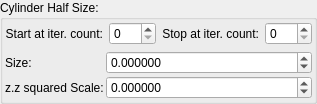
    <widget class="QGroupBox" name="groupBox">
     <property name="title">
      <string>Cylinder Half Size:</string>
     </property>
     <layout class="QVBoxLayout" name="verticalLayout_3">
      <property name="leftMargin">
       <number>2</number>
      </property>
      <property name="topMargin">
       <number>2</number>
      </property>
      <property name="rightMargin">
       <number>2</number>
      </property>
      <property name="bottomMargin">
       <number>2</number>
      </property>
      <item>
       <layout class="QGridLayout" name="gridLayout">
        <item row="0" column="1">
         <widget class="MySpinBox" name="spinboxInt_transf_start_iterations">
          <property name="sizePolicy">
           <sizepolicy hsizetype="Minimum" vsizetype="Maximum">
            <horstretch>0</horstretch>
            <verstretch>0</verstretch>
           </sizepolicy>
          </property>
          <property name="minimum">
           <number>0</number>
          </property>
          <property name="maximum">
           <number>999</number>
          </property>
          <property name="value">
           <number>0</number>
          </property>
         </widget>
        </item>
        <item row="0" column="0">
         <widget class="QLabel" name="label_66">
          <property name="text">
           <string>Start at iter. count:</string>
          </property>
          <property name="alignment">
           <set>Qt::AlignRight|Qt::AlignTrailing|Qt::AlignVCenter</set>
          </property>
         </widget>
        </item>
        <item row="0" column="2">
         <widget class="QLabel" name="label_49">
          <property name="text">
           <string>Stop at iter. count:</string>
          </property>
          <property name="alignment">
           <set>Qt::AlignRight|Qt::AlignTrailing|Qt::AlignVCenter</set>
          </property>
         </widget>
        </item>
        <item row="0" column="3">
         <widget class="MySpinBox" name="spinboxInt_transf_stop_iterations">
          <property name="sizePolicy">
           <sizepolicy hsizetype="Preferred" vsizetype="Maximum">
            <horstretch>0</horstretch>
            <verstretch>0</verstretch>
           </sizepolicy>
          </property>
          <property name="maximum">
           <number>999</number>
          </property>
         </widget>
        </item>
       </layout>
      </item>
      <item>
       <layout class="QGridLayout" name="gridLayout_4" columnstretch="0,1">
        <property name="spacing">
         <number>2</number>
        </property>
        <item row="0" column="0">
         <widget class="QLabel" name="label_108">
          <property name="text">
           <string>Size:</string>
          </property>
         </widget>
        </item>
        <item row="0" column="1">
         <widget class="MyDoubleSpinBox" name="spinbox_transf_offset_05">
          <property name="sizePolicy">
           <sizepolicy hsizetype="Minimum" vsizetype="Maximum">
            <horstretch>0</horstretch>
            <verstretch>0</verstretch>
           </sizepolicy>
          </property>
          <property name="prefix">
           <string/>
          </property>
          <property name="suffix">
           <string/>
          </property>
          <property name="decimals">
           <number>6</number>
          </property>
          <property name="minimum">
           <double>-99.989999999999995</double>
          </property>
          <property name="maximum">
           <double>99.989999999999995</double>
          </property>
          <property name="singleStep">
           <double>0.100000000000000</double>
          </property>
         </widget>
        </item>
        <item row="1" column="0">
         <widget class="QLabel" name="label_110">
          <property name="text">
           <string>z.z squared Scale:</string>
          </property>
         </widget>
        </item>
        <item row="1" column="1">
         <widget class="MyDoubleSpinBox" name="spinbox_transf_scale_1">
          <property name="sizePolicy">
           <sizepolicy hsizetype="Minimum" vsizetype="Maximum">
            <horstretch>0</horstretch>
            <verstretch>0</verstretch>
           </sizepolicy>
          </property>
          <property name="prefix">
           <string/>
          </property>
          <property name="suffix">
           <string/>
          </property>
          <property name="decimals">
           <number>6</number>
          </property>
          <property name="minimum">
           <double>-99.989999999999995</double>
          </property>
          <property name="maximum">
           <double>99.989999999999995</double>
          </property>
          <property name="singleStep">
           <double>0.100000000000000</double>
          </property>
         </widget>
        </item>
       </layout>
      </item>
     </layout>
    </widget>
